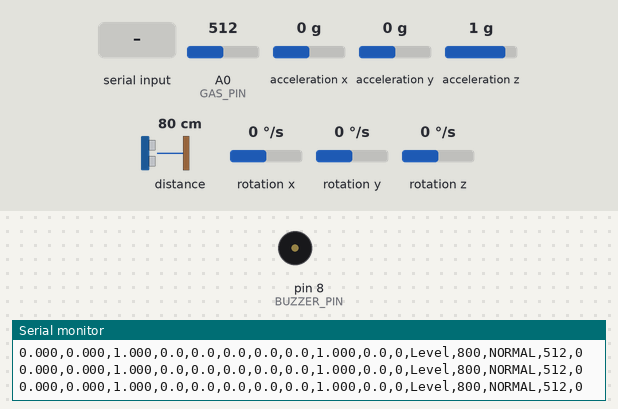
Recording of a sketch running on a simulated Arduino Uno, built with avr-gcc and run on an emulated ATmega328P. Parts: buzzer (waves = sounding, pin HIGH), the last lines printed to the serial monitor. Wiring (inferred from the names in the program): MPU-9250 motion sensor at I2C address 0x68. The inputs (shaded band) are chosen by the test bench; at power-on: distance to the obstacle 80 cm, A0 (GAS_PIN) = 512, acceleration x 0 g, acceleration y 0 g, acceleration z 1 g, rotation x 0 °/s, rotation y 0 °/s, rotation z 0 °/s.

Above: at 1.3 s.
1.4 s: "F90\n" received over Serial
At 1.61 s:
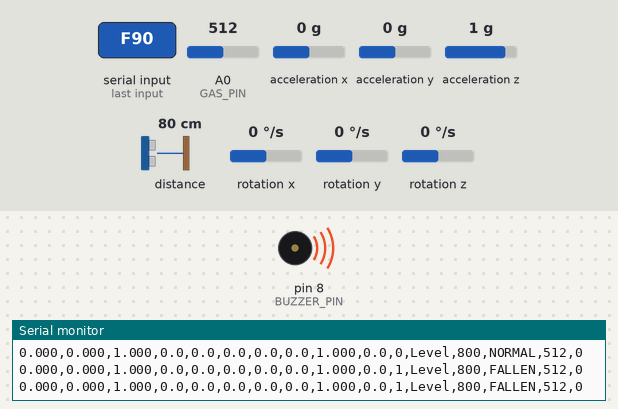
10.4 s: "R90\n" received over Serial
At 10.57 s:
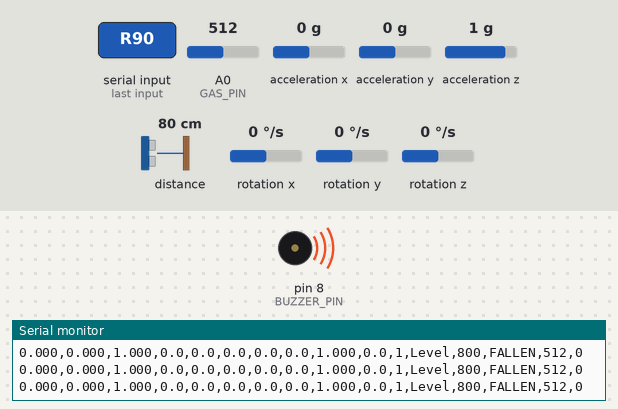
14.4 s: distance to the obstacle set to 5 cm
17.4 s: distance to the obstacle set to 2 cm
Timing chart, 0 to 19.9 s (numbered marks = the images above; inputs shaded):
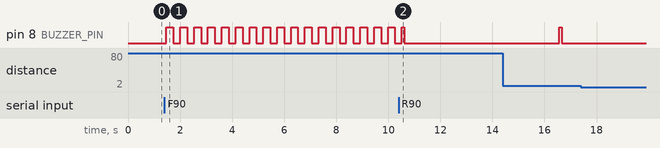

Measured:
- by itself, pin 8 (BUZZER_PIN): alternates HIGH for 0.27 s and LOW for 0.27 s

The sketch:

fall_detection.ino
```cpp
/*
 * Biker Fall Detection System v2
 * Sensors : MPU-9250 (IMU) + VL53L1X (ToF) + MQ gas sensor
 * Actuator: Buzzer
 *
 * Pin map:
 *   MPU-9250 & VL53L1X  SDA → A4   SCL → A5  (shared I2C)
 *   Gas sensor AO       → A0
 *   Buzzer (+)          → D8
 *
 * Serial out 115200 baud, 20 Hz:
 *   ax,ay,az,gx,gy,gz,pitch,roll,accelMag,gyroMag,fall,tilt,dist,state,gas,helmet
 * Serial in:
 *   'F' = trigger fall manually
 *   'R' = reset
 */

#include <Wire.h>
#include <Adafruit_VL53L1X.h>

// ── Pin assignments ────────────────────────────────────────────────
#define GAS_PIN     A0
#define BUZZER_PIN  8

// ── MPU-9250 registers ────────────────────────────────────────────
#define MPU_ADDR     0x68
#define PWR_MGMT_1   0x6B
#define ACCEL_CONFIG 0x1C
#define GYRO_CONFIG  0x1B
#define ACCEL_XOUT_H 0x3B

// ±8g → 4096 LSB/g   |   ±500 °/s → 65.5 LSB/(°/s)
#define ACCEL_SCALE  4096.0f
#define GYRO_SCALE   65.5f

// ── Fall / tilt thresholds ────────────────────────────────────────
#define FREEFALL_G        0.4f
#define IMPACT_G          2.8f
#define TUMBLE_DPS        200.0f
#define FALLEN_CONFIRM_MS 600
#define TILT_WARN         30.0f
#define TILT_CRIT         55.0f

// ── Gas sensor ────────────────────────────────────────────────────
#define GAS_THRESHOLD     400
#define GAS_WARMUP_MS     90000UL   // ignore gas for first 90 s (MQ warm-up)

// ── Helmet detection (ToF) ────────────────────────────────────────
// Tune HELMET_ON_DIST to the distance your sensor reads when the helmet
// is worn (open Serial Monitor after upload — watch the dist field).
// Hysteresis gap prevents flicker: ON threshold < OFF threshold.
#define HELMET_ON_DIST    35        // mm  — dist below this  = head present
#define HELMET_OFF_DIST   95        // mm  — dist above this  = head absent
#define HELMET_CONFIRM    8         // consecutive stable readings to flip state

// ── State machine ─────────────────────────────────────────────────
enum FallState { NORMAL, FREEFALL, IMPACT, FALLEN };
FallState fallState    = NORMAL;
unsigned long impactMs = 0;
float peakGyro         = 0;
bool  manualFall       = false;

Adafruit_VL53L1X tof = Adafruit_VL53L1X();
bool tofReady = false;

// ── Helmet state (debounced, persistent) ──────────────────────────
uint16_t lastDist   = 0;      // last valid ToF reading — persists across loops
bool     helmetOn   = true;   // start true so no false alarm on boot
uint8_t  onStreak   = 0;      // consecutive "head present" readings
uint8_t  offStreak  = 0;      // consecutive "head absent"  readings

// Call every loop with the latest dist (0 = no new reading → keep state).
void updateHelmet(uint16_t dist) {
  if (!tofReady) { helmetOn = true; return; }   // no sensor → bypass entirely

  if (dist == 0) return;                         // no fresh reading → hold state
  lastDist = dist;

  if (dist < HELMET_ON_DIST) {
    onStreak  = min((int)onStreak  + 1, 20);
    offStreak = 0;
    if (onStreak >= HELMET_CONFIRM) helmetOn = true;

  } else if (dist > HELMET_OFF_DIST) {
    offStreak = min((int)offStreak + 1, 20);
    onStreak  = 0;
    if (offStreak >= HELMET_CONFIRM) helmetOn = false;
  }
  // In the hysteresis zone (70–130 mm): keep current state — no change
}

// ── Non-blocking buzzer ───────────────────────────────────────────
unsigned long lastBuzzToggle = 0;
unsigned long lastHelmetBeep = 0;
bool          buzzState      = false;

void updateBuzzer(bool fallen, bool gasAlert) {
  unsigned long now = millis();

  if (fallen) {
    // Fast double-beep: 200 ms on / 200 ms off
    if (now - lastBuzzToggle >= 200) {
      buzzState = !buzzState;
      digitalWrite(BUZZER_PIN, buzzState ? HIGH : LOW);
      lastBuzzToggle = now;
    }

  } else if (gasAlert) {
    // Urgent triple-pip: 150 ms on / 150 ms off
    if (now - lastBuzzToggle >= 150) {
      buzzState = !buzzState;
      digitalWrite(BUZZER_PIN, buzzState ? HIGH : LOW);
      lastBuzzToggle = now;
    }

  } else if (tofReady && !helmetOn) {
    // Gentle reminder pip: one 100 ms beep every 6 s
    // Guard: only fires when ToF is actually initialised and confirms no helmet.
    if (now - lastHelmetBeep >= 6000) {
      digitalWrite(BUZZER_PIN, HIGH);
      delay(100);
      digitalWrite(BUZZER_PIN, LOW);
      lastHelmetBeep = now;
    }

  } else {
    digitalWrite(BUZZER_PIN, LOW);
    buzzState = false;
  }
}

// ── MPU-9250 helpers ──────────────────────────────────────────────
void mpuWrite(uint8_t reg, uint8_t val) {
  Wire.beginTransmission(MPU_ADDR);
  Wire.write(reg); Wire.write(val);
  Wire.endTransmission();
}

void mpuReadBytes(uint8_t startReg, uint8_t *buf, uint8_t len) {
  Wire.beginTransmission(MPU_ADDR);
  Wire.write(startReg);
  Wire.endTransmission(false);
  Wire.requestFrom((uint8_t)MPU_ADDR, len);
  for (uint8_t i = 0; i < len; i++) buf[i] = Wire.read();
}

inline int16_t toInt16(uint8_t hi, uint8_t lo) {
  return (int16_t)((hi << 8) | lo);
}

void initMPU() {
  mpuWrite(PWR_MGMT_1,   0x01);  // wake, PLL with X gyro
  delay(100);
  mpuWrite(ACCEL_CONFIG, 0x10);  // ±8g
  mpuWrite(GYRO_CONFIG,  0x08);  // ±500 °/s
  delay(10);
}

// ── Setup ─────────────────────────────────────────────────────────
void setup() {
  Serial.begin(115200);
  pinMode(BUZZER_PIN, OUTPUT);
  digitalWrite(BUZZER_PIN, LOW);

  Wire.begin();
  Wire.setClock(400000);

  initMPU();

  if (tof.begin(0x29, &Wire)) {
    tof.setTimingBudget(50);
    tof.startRanging();
    tofReady = true;
  }

  Serial.println("READY");
}

// ── Main loop ─────────────────────────────────────────────────────
void loop() {
  // Serial commands
  while (Serial.available()) {
    char c = (char)Serial.read();
    if (c == 'F') { manualFall = true; }
    if (c == 'R') { manualFall = false; fallState = NORMAL; peakGyro = 0; }
  }

  // ── IMU read (14 bytes: accel + temp + gyro) ──────────────────
  uint8_t buf[14];
  mpuReadBytes(ACCEL_XOUT_H, buf, 14);

  float ax = toInt16(buf[0],  buf[1])  / ACCEL_SCALE;
  float ay = toInt16(buf[2],  buf[3])  / ACCEL_SCALE;
  float az = toInt16(buf[4],  buf[5])  / ACCEL_SCALE;
  float gx = toInt16(buf[8],  buf[9])  / GYRO_SCALE;
  float gy = toInt16(buf[10], buf[11]) / GYRO_SCALE;
  float gz = toInt16(buf[12], buf[13]) / GYRO_SCALE;

  float accelMag = sqrt(ax*ax + ay*ay + az*az);
  float gyroMag  = sqrt(gx*gx + gy*gy + gz*gz);

  float pitch = atan2(ax, sqrt(ay*ay + az*az)) * (180.0f / PI);
  float roll  = atan2(ay, sqrt(ax*ax + az*az)) * (180.0f / PI);

  // Tilt label
  char tiltDir[12] = "Level";
  float tiltMag = sqrt(pitch*pitch + roll*roll);
  if (tiltMag > TILT_CRIT) {
    if (fabs(pitch) >= fabs(roll)) strcpy(tiltDir, pitch > 0 ? "Forward"  : "Backward");
    else                            strcpy(tiltDir, roll  > 0 ? "Right"    : "Left");
  } else if (tiltMag > TILT_WARN) {
    strcpy(tiltDir, "Tilting");
  }

  // ── ToF distance → debounced helmet detection ────────────────
  // freshDist is 0 when no new measurement is ready this iteration.
  // updateHelmet() ignores 0s and only acts on valid readings.
  uint16_t freshDist = 0;
  if (tofReady && tof.dataReady()) {
    int16_t d = tof.distance();
    if (d > 0) freshDist = (uint16_t)d;
    tof.clearInterrupt();
  }
  updateHelmet(freshDist);
  uint16_t dist = (freshDist > 0) ? freshDist : lastDist;  // report last known

  // ── Gas sensor (ignore readings during MQ warm-up period) ────
  int gasValue  = analogRead(GAS_PIN);
  bool gasAlert = (gasValue > GAS_THRESHOLD) && (millis() > GAS_WARMUP_MS);

  // ── Fall detection (only active when helmet worn) ──────────────
  bool fallen = manualFall;

  if (!manualFall) {
    if (helmetOn) {
      switch (fallState) {
        case NORMAL:
          if      (accelMag < FREEFALL_G) { fallState = FREEFALL; }
          else if (accelMag > IMPACT_G)   { fallState = IMPACT; impactMs = millis(); peakGyro = gyroMag; }
          break;

        case FREEFALL:
          if      (accelMag > IMPACT_G)           { fallState = IMPACT; impactMs = millis(); peakGyro = gyroMag; }
          else if (accelMag > FREEFALL_G + 0.3f)  { fallState = NORMAL; }
          break;

        case IMPACT:
          if (gyroMag > peakGyro) peakGyro = gyroMag;
          if (millis() - impactMs > FALLEN_CONFIRM_MS) {
            bool spin    = (peakGyro > TUMBLE_DPS);
            bool posture = (fabs(pitch) > TILT_CRIT || fabs(roll) > TILT_CRIT);
            fallState = (spin || posture) ? FALLEN : NORMAL;
            peakGyro  = 0;
          }
          break;

        case FALLEN:
          break;  // handled below
      }
    } else {
      // Helmet removed mid-ride — only reset if NOT already confirmed fallen.
      // If the rider has fallen, keep the FALLEN state so the buzzer and GUI
      // continue alerting even if the helmet has shifted off the head.
      if (fallState != FALLEN) {
        fallState = NORMAL;
        peakGyro  = 0;
      }
    }

    // ── Regardless of helmet state, if FALLEN → keep fallen = true ──
    if (fallState == FALLEN) fallen = true;
  }

  // State string
  const char *stateStr;
  switch (fallState) {
    case FREEFALL: stateStr = "FREEFALL"; break;
    case IMPACT:   stateStr = "IMPACT";   break;
    case FALLEN:   stateStr = "FALLEN";   break;
    default:       stateStr = "NORMAL";   break;
  }
  if (manualFall) stateStr = "FALLEN";

  // ── Buzzer ────────────────────────────────────────────────────
  updateBuzzer(fallen, gasAlert);

  // ── Serial output ─────────────────────────────────────────────
  // ax,ay,az,gx,gy,gz,pitch,roll,accelMag,gyroMag,fall,tilt,dist,state,gas,helmet
  Serial.print(ax, 3);           Serial.print(',');
  Serial.print(ay, 3);           Serial.print(',');
  Serial.print(az, 3);           Serial.print(',');
  Serial.print(gx, 1);           Serial.print(',');
  Serial.print(gy, 1);           Serial.print(',');
  Serial.print(gz, 1);           Serial.print(',');
  Serial.print(pitch, 1);        Serial.print(',');
  Serial.print(roll, 1);         Serial.print(',');
  Serial.print(accelMag, 3);     Serial.print(',');
  Serial.print(gyroMag, 1);      Serial.print(',');
  Serial.print(fallen ? 1 : 0);  Serial.print(',');
  Serial.print(tiltDir);         Serial.print(',');
  Serial.print(dist);            Serial.print(',');
  Serial.print(stateStr);        Serial.print(',');
  Serial.print(gasValue);        Serial.print(',');
  Serial.println(helmetOn ? 1 : 0);

  delay(50);  // 20 Hz
}
```
